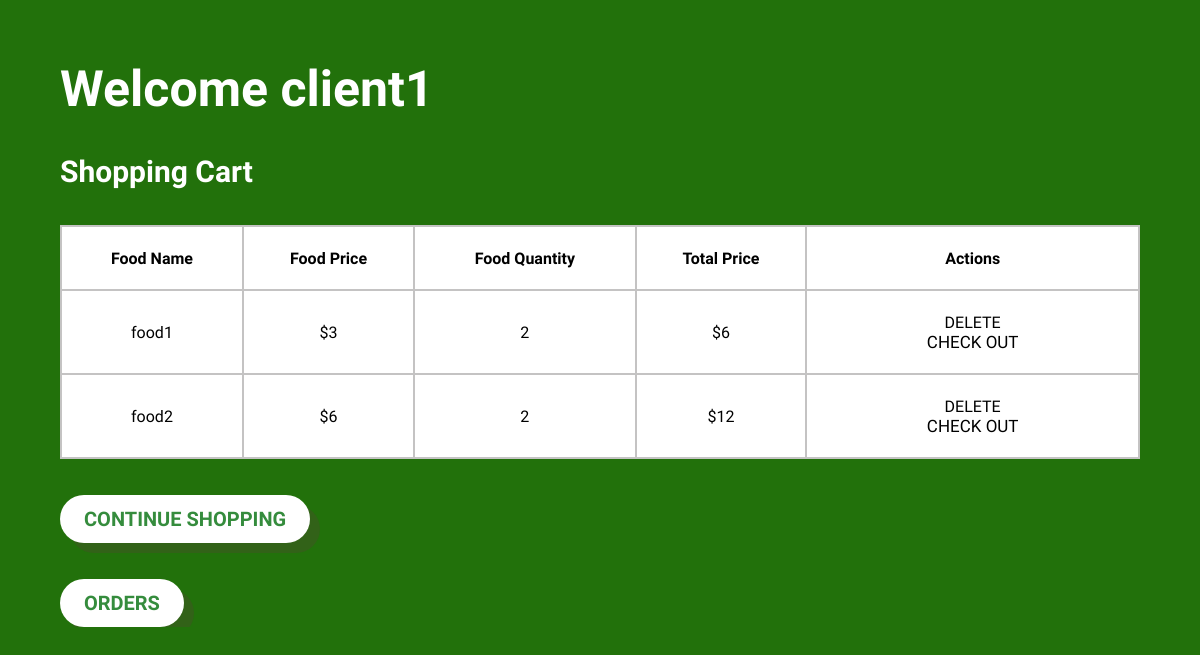
Screenshot of /client_shopping_cart.php (signed in) with the database file from the repository.
### tables this page shows
CREATE TABLE `shopping_cart` (
  `Cart_id` int(6) NOT NULL,
  `User_id` varchar(70) NOT NULL,
  `username` varchar(70) NOT NULL,
  `Food_name` varchar(70) NOT NULL,
  `Food_price` int(50) NOT NULL,
  `Food_quantity` int(50) NOT NULL,
  `Total_price` int(50) NOT NULL
);

### client_shopping_cart.php (the view, shortened to what this page needs)
<!DOCTYPE html>
<html lang="en">
<head>
<link rel="stylesheet" href="client_shopping_cart.css?v=<?php echo time(); ?>">
<link rel="stylesheet" href="https://cdnjs.cloudflare.com/ajax/libs/font-awesome/4.7.0/css/font-awesome.min.css">
<link href="https://unpkg.com/aos@2.3.1/dist/aos.css" rel="stylesheet">
</head>
<body>
<div class="container">
     <?php
          echo "<div class='html_session'><h1>Welcome " .$_SESSION['username'] ."</h1></div>";
     ?>
     <h2>Shopping Cart</h2>
     <table>
          <tr>
               <th>Food Name</th>
               <th>Food Price</th>
               <th>Food Quantity</th>
               <th>Total Price</th>
               <th>Actions</th>
          </tr>
          <tbody method="post" action="client_shopping_cart_checkout_query.php">
                <?php
                    include("connect.php");
                    $sql_select = "SELECT  * FROM `shopping_Cart` ";
                    $results = $conn->query($sql_select);
                    if($results -> num_rows > 0){
                    $results = $conn->query($sql_select);
                    while($row = $results -> fetch_assoc()){
                        if($row['username']==$_SESSION['username']){
                        ?>
                        <form method="post" action="client_shopping_cart_checkout_query.php">
                        <tr>
                            <td name ="name" value="<?php $row['Food_name'];?>"><?php echo $row['Food_name']; ?></td>
                            <td name ="price" value="<?php $row['Food_price'];?>">$<?php echo $row['Food_price']; ?></td>
                            <td name ="quantity" value="<?php $row['Food_quantity'];?>"><?php echo $row['Food_quantity']; ?></td>
                            <td name ="price" value="<?php $row['Total_price'];?>">$<?php echo $row['Total_price']; ?></td>
                            <td class="action"><a name="delete" href="client_shopping_cart_delete.php?id=<?php echo $row['Cart_id']; ?>">DELETE</a>
                            <input class="checkout_input" type="submit" value="CHECK OUT" href="client_shopping_cart_checkout.php?id=<?php echo $row['Cart_id']; ?>"></input></td>
                        </tr>
                        </form>
                        <?php
                    }
                }
                    }
                ?>
                </tbody>
        </table>
        <a type="submit" class="checkout_style" name="check-out" href="menu-order-payment.php">CONTINUE SHOPPING</a>
        <a type="submit" class="checkout_style" name="check-out" href="client_view_orders.php">ORDERS</a>
    </div>
</body>
</html>

### client_shopping_cart.css (style rules this page uses)
* { margin: 0; padding: 0; box-sizing: border-box; }
.container { width: 100%; height: auto; overflow: hidden; display: flex; flex-direction: column; position: absolute; }
body { font-family: 'Varela Round'; background-color: #22710B; }
.html_session { color: #ffffff; background-color: #22710B; padding-left: 5%; padding-top: 5%; }
h1 { color: #ffffff; font-size: 50px; }
h2 { color: #ffffff; font-size: 30px; }
h2 { padding-left: 5%; padding-top: 3%; }
table { width:90%; background-color: #ffffff; }
table { margin-left: 5%; margin-top: 3%; }
table, th, td { border: 2px solid rgb(196, 195, 195); border-collapse: collapse; }
td { text-align: center; }
td, th { padding: 2%; }
a { text-decoration: none; color: inherit; }
a.checkout_style { width: max-content; white-space: nowrap; text-align: center; font-style: normal; font-weight: bold; font-size: 20px; color: rgba(53,140,61,1); background-color: #ffffff; border-radius: 55px; border: none; box-shadow: 10px 10px rgb(89,60,60,0.28); }
a.checkout_style { margin-top: 3%; margin-left: 5%; }
a.checkout_style { padding-top: 1%; padding-bottom: 1%; padding-left: 2%; padding-right: 2%; }
.action { padding-left: 9%; padding-right: 9%; }
.checkout_input { background-color: transparent; border: none; font-family: 'Varela Round'; font-size: 17px; }

### rows the page displays
shopping_cart: Food_name "food1", Food_price "3", Food_quantity "2", Total_price "6"
shopping_cart: Food_name "food2", Food_price "6", Food_quantity "2", Total_price "12"

### other values shown
$_SESSION['username'] "client1"
